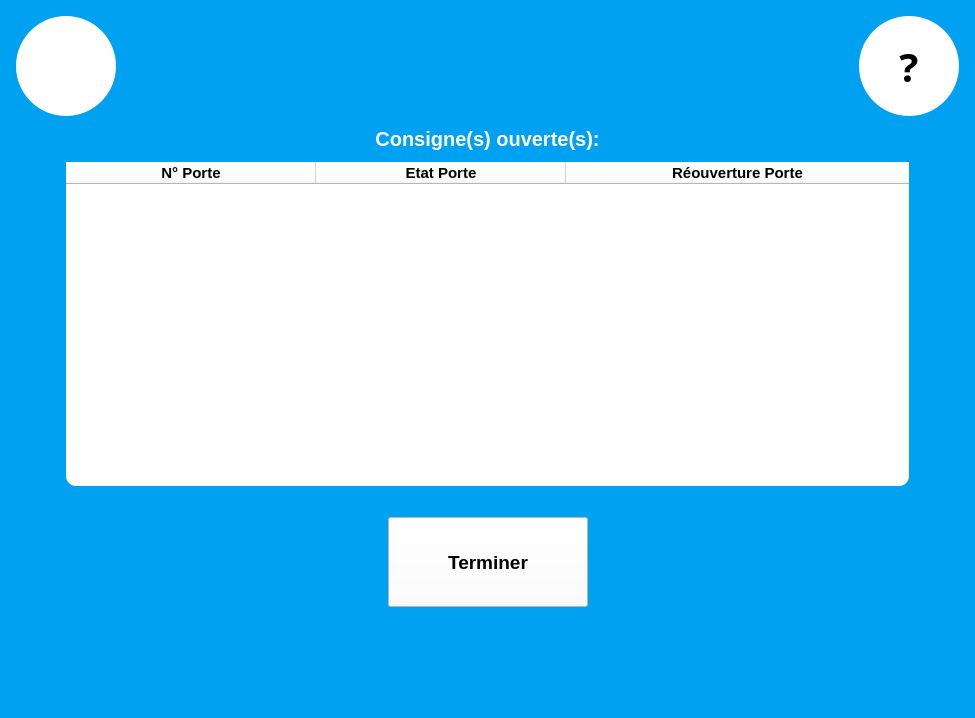
<?xml version="1.0" encoding="UTF-8"?>
<ui version="4.0">
 <class>ShowPackageBox</class>
 <widget class="QWidget" name="ShowPackageBox">
  <property name="geometry">
   <rect>
    <x>0</x>
    <y>0</y>
    <width>975</width>
    <height>718</height>
   </rect>
  </property>
  <property name="windowTitle">
   <string>Form</string>
  </property>
  <property name="styleSheet">
   <string notr="true">QWidget{
background-color: rgb(0, 161, 241);
}
QToolTip{	
	border:1px white;	
	border-radius:0px;  
	font : 15pt;
	background-color: rgb(114, 114, 114);
	color: rgb(255, 255, 255);	    	
}</string>
  </property>
  <layout class="QGridLayout" name="gridLayout">
   <item row="4" column="0">
    <layout class="QHBoxLayout" name="horizontalLayout">
     <item>
      <spacer name="horizontalSpacer">
       <property name="orientation">
        <enum>Qt::Horizontal</enum>
       </property>
       <property name="sizeHint" stdset="0">
        <size>
         <width>40</width>
         <height>20</height>
        </size>
       </property>
      </spacer>
     </item>
     <item>
      <widget class="QPushButton" name="B_OK">
       <property name="minimumSize">
        <size>
         <width>200</width>
         <height>90</height>
        </size>
       </property>
       <property name="maximumSize">
        <size>
         <width>200</width>
         <height>90</height>
        </size>
       </property>
       <property name="palette">
        <palette>
         <active>
          <colorrole role="Button">
           <brush brushstyle="SolidPattern">
            <color alpha="255">
             <red>255</red>
             <green>255</green>
             <blue>255</blue>
            </color>
           </brush>
          </colorrole>
          <colorrole role="Base">
           <brush brushstyle="SolidPattern">
            <color alpha="255">
             <red>255</red>
             <green>255</green>
             <blue>255</blue>
            </color>
           </brush>
          </colorrole>
          <colorrole role="Window">
           <brush brushstyle="SolidPattern">
            <color alpha="255">
             <red>255</red>
             <green>255</green>
             <blue>255</blue>
            </color>
           </brush>
          </colorrole>
         </active>
         <inactive>
          <colorrole role="Button">
           <brush brushstyle="SolidPattern">
            <color alpha="255">
             <red>255</red>
             <green>255</green>
             <blue>255</blue>
            </color>
           </brush>
          </colorrole>
          <colorrole role="Base">
           <brush brushstyle="SolidPattern">
            <color alpha="255">
             <red>255</red>
             <green>255</green>
             <blue>255</blue>
            </color>
           </brush>
          </colorrole>
          <colorrole role="Window">
           <brush brushstyle="SolidPattern">
            <color alpha="255">
             <red>255</red>
             <green>255</green>
             <blue>255</blue>
            </color>
           </brush>
          </colorrole>
         </inactive>
         <disabled>
          <colorrole role="Button">
           <brush brushstyle="SolidPattern">
            <color alpha="255">
             <red>255</red>
             <green>255</green>
             <blue>255</blue>
            </color>
           </brush>
          </colorrole>
          <colorrole role="Base">
           <brush brushstyle="SolidPattern">
            <color alpha="255">
             <red>255</red>
             <green>255</green>
             <blue>255</blue>
            </color>
           </brush>
          </colorrole>
          <colorrole role="Window">
           <brush brushstyle="SolidPattern">
            <color alpha="255">
             <red>255</red>
             <green>255</green>
             <blue>255</blue>
            </color>
           </brush>
          </colorrole>
         </disabled>
        </palette>
       </property>
       <property name="font">
        <font>
         <pointsize>14</pointsize>
         <weight>75</weight>
         <bold>true</bold>
        </font>
       </property>
       <property name="styleSheet">
        <string notr="true">QPushButton{
 background-color: rgb(255, 255, 255);
}

QPushButton:pressed{ 
	background-color: rgb(222, 222, 222);
}</string>
       </property>
       <property name="text">
        <string>Terminer</string>
       </property>
      </widget>
     </item>
     <item>
      <spacer name="horizontalSpacer_2">
       <property name="orientation">
        <enum>Qt::Horizontal</enum>
       </property>
       <property name="sizeHint" stdset="0">
        <size>
         <width>40</width>
         <height>20</height>
        </size>
       </property>
      </spacer>
     </item>
    </layout>
   </item>
   <item row="1" column="0">
    <widget class="QLabel" name="label">
     <property name="font">
      <font>
       <pointsize>15</pointsize>
       <weight>75</weight>
       <bold>true</bold>
      </font>
     </property>
     <property name="styleSheet">
      <string notr="true">color: rgb(255, 255, 255);</string>
     </property>
     <property name="text">
      <string>Consigne(s) ouverte(s):</string>
     </property>
     <property name="alignment">
      <set>Qt::AlignCenter</set>
     </property>
    </widget>
   </item>
   <item row="3" column="0">
    <spacer name="verticalSpacer">
     <property name="orientation">
      <enum>Qt::Vertical</enum>
     </property>
     <property name="sizeType">
      <enum>QSizePolicy::Fixed</enum>
     </property>
     <property name="sizeHint" stdset="0">
      <size>
       <width>20</width>
       <height>20</height>
      </size>
     </property>
    </spacer>
   </item>
   <item row="0" column="0">
    <layout class="QHBoxLayout" name="horizontalLayout_3">
     <property name="margin">
      <number>5</number>
     </property>
     <item>
      <widget class="QToolButton" name="B_Assistance">
       <property name="font">
        <font>
         <family>Droid Sans Georgian</family>
         <pointsize>30</pointsize>
         <weight>75</weight>
         <bold>true</bold>
        </font>
       </property>
       <property name="toolTip">
        <string>&lt;html&gt;
&lt;head&gt;Attention!!!&lt;head/&gt;
&lt;body&gt;

&lt;a class=&quot;tooltip&quot;&gt;
&lt;p align=&quot;justify&quot;&gt;&lt;span style=&quot; font-size:20pt;&quot;&gt;Attention!!!&lt;br/&gt;&lt;br/&gt;
Merci de bien fermer les portes ouvertes. &lt;/span&gt;&lt;/p&gt;
&lt;/a&gt;
&lt;/body&gt;
&lt;/html&gt;


</string>
       </property>
       <property name="styleSheet">
        <string notr="true">QToolButton{
background-color: rgb(255, 255, 255);
border-width:1px;
border-radius:50px;
max-width:100px;
max-height:100px;
min-width:100px;
min-height:100px;
}

QToolButton:pressed{
    background-color: rgb(222, 222, 222);
	border-width:1px;
    border-radius:50px;
    max-width:100px;
    max-height:100px;
    min-width:100px;
    min-height:100px;
}

QToolTip{
	
	border-image: url(:/Bulle/bullebottomleft);
	border:1px white;	
	border-radius:0px;
    min-width:450;
	max-width:450;
	font : 15pt;
	min-height:150;
	max-height:150;
	
		color: rgb(255, 255, 255);
	    	
}

    

</string>
       </property>
       <property name="text">
        <string/>
       </property>
       <property name="icon">
        <iconset resource="Src.qrc">
         <normaloff>:/ImgList/BAssistance</normaloff>:/ImgList/BAssistance</iconset>
       </property>
       <property name="iconSize">
        <size>
         <width>70</width>
         <height>70</height>
        </size>
       </property>
       <property name="popupMode">
        <enum>QToolButton::DelayedPopup</enum>
       </property>
       <property name="toolButtonStyle">
        <enum>Qt::ToolButtonIconOnly</enum>
       </property>
      </widget>
     </item>
     <item>
      <spacer name="horizontalSpacer_5">
       <property name="orientation">
        <enum>Qt::Horizontal</enum>
       </property>
       <property name="sizeHint" stdset="0">
        <size>
         <width>40</width>
         <height>20</height>
        </size>
       </property>
      </spacer>
     </item>
     <item>
      <widget class="QToolButton" name="B_Help">
       <property name="palette">
        <palette>
         <active>
          <colorrole role="Button">
           <brush brushstyle="SolidPattern">
            <color alpha="255">
             <red>255</red>
             <green>255</green>
             <blue>255</blue>
            </color>
           </brush>
          </colorrole>
          <colorrole role="Base">
           <brush brushstyle="SolidPattern">
            <color alpha="255">
             <red>255</red>
             <green>255</green>
             <blue>255</blue>
            </color>
           </brush>
          </colorrole>
          <colorrole role="Window">
           <brush brushstyle="SolidPattern">
            <color alpha="255">
             <red>255</red>
             <green>255</green>
             <blue>255</blue>
            </color>
           </brush>
          </colorrole>
         </active>
         <inactive>
          <colorrole role="Button">
           <brush brushstyle="SolidPattern">
            <color alpha="255">
             <red>255</red>
             <green>255</green>
             <blue>255</blue>
            </color>
           </brush>
          </colorrole>
          <colorrole role="Base">
           <brush brushstyle="SolidPattern">
            <color alpha="255">
             <red>255</red>
             <green>255</green>
             <blue>255</blue>
            </color>
           </brush>
          </colorrole>
          <colorrole role="Window">
           <brush brushstyle="SolidPattern">
            <color alpha="255">
             <red>255</red>
             <green>255</green>
             <blue>255</blue>
            </color>
           </brush>
          </colorrole>
         </inactive>
         <disabled>
          <colorrole role="Button">
           <brush brushstyle="SolidPattern">
            <color alpha="255">
             <red>255</red>
             <green>255</green>
             <blue>255</blue>
            </color>
           </brush>
          </colorrole>
          <colorrole role="Base">
           <brush brushstyle="SolidPattern">
            <color alpha="255">
             <red>255</red>
             <green>255</green>
             <blue>255</blue>
            </color>
           </brush>
          </colorrole>
          <colorrole role="Window">
           <brush brushstyle="SolidPattern">
            <color alpha="255">
             <red>255</red>
             <green>255</green>
             <blue>255</blue>
            </color>
           </brush>
          </colorrole>
         </disabled>
        </palette>
       </property>
       <property name="font">
        <font>
         <family>Droid Sans Georgian</family>
         <pointsize>30</pointsize>
         <weight>75</weight>
         <bold>true</bold>
        </font>
       </property>
       <property name="styleSheet">
        <string notr="true">QToolButton{
background-color: rgb(255, 255, 255);
border-width:1px;
border-radius:50px;
max-width:100px;
max-height:100px;
min-width:100px;
min-height:100px;
}

QToolButton:pressed{
    background-color: rgb(222, 222, 222);
	border-width:1px;
    border-radius:50px;
    max-width:100px;
    max-height:100px;
    min-width:100px;
    min-height:100px;
}
</string>
       </property>
       <property name="text">
        <string>?</string>
       </property>
       <property name="checkable">
        <bool>false</bool>
       </property>
       <property name="popupMode">
        <enum>QToolButton::DelayedPopup</enum>
       </property>
       <property name="toolButtonStyle">
        <enum>Qt::ToolButtonIconOnly</enum>
       </property>
      </widget>
     </item>
    </layout>
   </item>
   <item row="2" column="0">
    <layout class="QHBoxLayout" name="horizontalLayout_2">
     <property name="margin">
      <number>5</number>
     </property>
     <item>
      <spacer name="horizontalSpacer_3">
       <property name="orientation">
        <enum>Qt::Horizontal</enum>
       </property>
       <property name="sizeType">
        <enum>QSizePolicy::Preferred</enum>
       </property>
       <property name="sizeHint" stdset="0">
        <size>
         <width>60</width>
         <height>20</height>
        </size>
       </property>
      </spacer>
     </item>
     <item>
      <widget class="QTreeWidget" name="ListPackagesWidget">
       <property name="sizePolicy">
        <sizepolicy hsizetype="Expanding" vsizetype="Expanding">
         <horstretch>0</horstretch>
         <verstretch>0</verstretch>
        </sizepolicy>
       </property>
       <property name="minimumSize">
        <size>
         <width>843</width>
         <height>0</height>
        </size>
       </property>
       <property name="maximumSize">
        <size>
         <width>1100</width>
         <height>16777215</height>
        </size>
       </property>
       <property name="font">
        <font>
         <family>Sans Serif</family>
         <pointsize>14</pointsize>
         <weight>50</weight>
         <bold>false</bold>
        </font>
       </property>
       <property name="autoFillBackground">
        <bool>false</bool>
       </property>
       <property name="styleSheet">
        <string notr="true">QTreeView{
	border-radius:10px;
	background-color: rgb(255, 255, 255);
	position : &quot;center&quot;;
	font: 14pt &quot;Sans Serif&quot;;
}

QTreeView::item{
	background-color: rgb(255, 255, 255);
}

QTreeView QHeaderView::section{
	background-color: rgb(255, 255, 255);
   
}

QScrollBar::vertical{
	border-radius: 2px;
	width:60px;	
    border: 2px solid white;
	background: grey;
	margin:25 1 25 1;
}

QScrollBar::handle:vertical{
	border-radius: 27px;
	border: 2px solid;
	min-height: 40px;
    min-width:53px;
    max-height: 53px;
    max-width:40px;		
	border-color: rgb(66, 66, 66);
	background: white
}
QScrollBar::add-line:vertical {
    border: 2px solid white;
    border-radius:16px;    
    background: grey;
    height: 25px;
    subcontrol-position: top;
    subcontrol-origin: margin;
}

QScrollBar::sub-line:vertical {
	border-radius:16px;    
	border: 2px solid white;
    background: grey;
    height: 25px;
    subcontrol-position: bottom;
    subcontrol-origin: margin;
}
QScrollBar:down-arrow:vertical, QScrollBar::up-arrow:vertical{
    width: 10px;
    height: 10px;
    background: white;
}

QScrollBar::add-page:vertical, QScrollBar::sub-page:vertical {
    background: none;
}</string>
       </property>
       <property name="horizontalScrollBarPolicy">
        <enum>Qt::ScrollBarAlwaysOff</enum>
       </property>
       <property name="editTriggers">
        <set>QAbstractItemView::NoEditTriggers</set>
       </property>
       <property name="showDropIndicator" stdset="0">
        <bool>false</bool>
       </property>
       <property name="selectionMode">
        <enum>QAbstractItemView::NoSelection</enum>
       </property>
       <property name="selectionBehavior">
        <enum>QAbstractItemView::SelectRows</enum>
       </property>
       <property name="textElideMode">
        <enum>Qt::ElideMiddle</enum>
       </property>
       <property name="uniformRowHeights">
        <bool>true</bool>
       </property>
       <property name="itemsExpandable">
        <bool>false</bool>
       </property>
       <property name="animated">
        <bool>true</bool>
       </property>
       <property name="allColumnsShowFocus">
        <bool>true</bool>
       </property>
       <property name="expandsOnDoubleClick">
        <bool>false</bool>
       </property>
       <attribute name="headerCascadingSectionResizes">
        <bool>false</bool>
       </attribute>
       <attribute name="headerDefaultSectionSize">
        <number>250</number>
       </attribute>
       <attribute name="headerHighlightSections">
        <bool>false</bool>
       </attribute>
       <attribute name="headerMinimumSectionSize">
        <number>250</number>
       </attribute>
       <attribute name="headerShowSortIndicator" stdset="0">
        <bool>false</bool>
       </attribute>
       <column>
        <property name="text">
         <string>N° Porte</string>
        </property>
        <property name="font">
         <font>
          <pointsize>11</pointsize>
          <weight>75</weight>
          <bold>true</bold>
         </font>
        </property>
        <property name="textAlignment">
         <set>AlignHCenter|AlignVCenter|AlignCenter</set>
        </property>
        <property name="background">
         <color>
          <red>203</red>
          <green>203</green>
          <blue>203</blue>
         </color>
        </property>
       </column>
       <column>
        <property name="text">
         <string>Etat Porte</string>
        </property>
        <property name="font">
         <font>
          <pointsize>11</pointsize>
          <weight>75</weight>
          <bold>true</bold>
         </font>
        </property>
        <property name="textAlignment">
         <set>AlignHCenter|AlignVCenter|AlignCenter</set>
        </property>
        <property name="background">
         <color>
          <red>203</red>
          <green>203</green>
          <blue>203</blue>
         </color>
        </property>
       </column>
       <column>
        <property name="text">
         <string>Réouverture Porte</string>
        </property>
        <property name="font">
         <font>
          <pointsize>11</pointsize>
          <weight>75</weight>
          <bold>true</bold>
         </font>
        </property>
        <property name="textAlignment">
         <set>AlignHCenter|AlignVCenter|AlignCenter</set>
        </property>
        <property name="background">
         <color>
          <red>203</red>
          <green>203</green>
          <blue>203</blue>
         </color>
        </property>
       </column>
      </widget>
     </item>
     <item>
      <spacer name="horizontalSpacer_4">
       <property name="orientation">
        <enum>Qt::Horizontal</enum>
       </property>
       <property name="sizeType">
        <enum>QSizePolicy::Preferred</enum>
       </property>
       <property name="sizeHint" stdset="0">
        <size>
         <width>60</width>
         <height>20</height>
        </size>
       </property>
      </spacer>
     </item>
    </layout>
   </item>
   <item row="5" column="0">
    <spacer name="verticalSpacer_2">
     <property name="orientation">
      <enum>Qt::Vertical</enum>
     </property>
     <property name="sizeType">
      <enum>QSizePolicy::Fixed</enum>
     </property>
     <property name="sizeHint" stdset="0">
      <size>
       <width>20</width>
       <height>100</height>
      </size>
     </property>
    </spacer>
   </item>
  </layout>
 </widget>
 <resources>
  <include location="Src.qrc"/>
 </resources>
 <connections/>
</ui>
